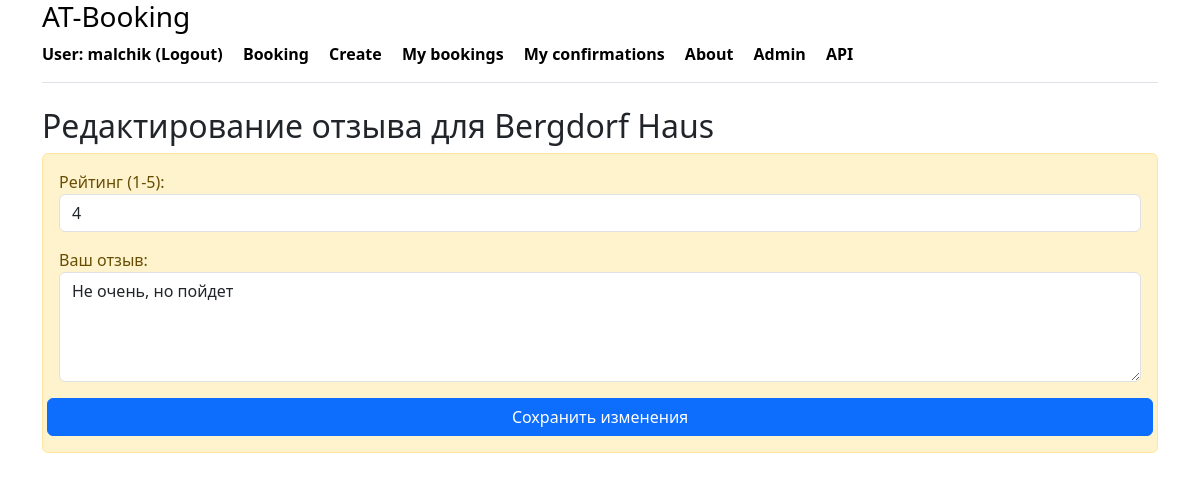
The page /review/edit/5/ (signed in) on the database as committed earlier.
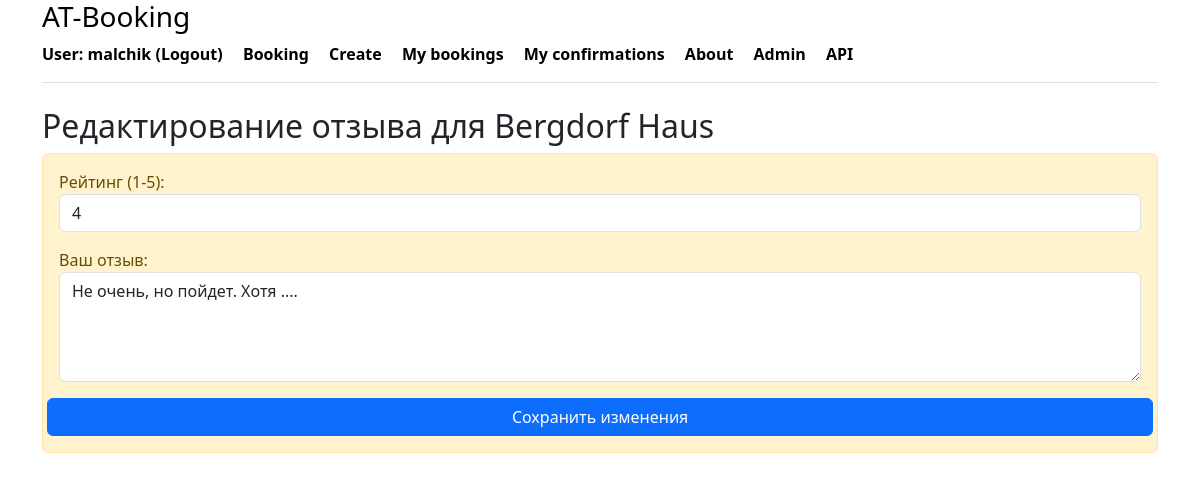
The same page on the database as committed later.
### booking/models.py (models this page shows, shortened)
class Review(models.Model):
    rating = models.IntegerField(_('Rating'))
    text = models.TextField(_('Review'))
    created_at = models.DateTimeField(auto_now_add=True)
    owner = models.ForeignKey(User, on_delete=models.CASCADE, related_name='reviews')
    housing = models.ForeignKey(Housing, on_delete=models.CASCADE, related_name='reviews')
    class Meta:
        verbose_name_plural = _('reviews')
        verbose_name = _('review')

class Housing(models.Model):
    class HousingType(models.TextChoices):
        APARTMENT = 'APARTMENT', 'Квартира'
        HOUSE = 'HOUSE', 'Дом'
        STUDIO = 'STUDIO', 'Студия'
        CASTLE = 'CASTLE', 'Замок'
        HOTEL = 'HOTEL', 'Гостиница'
        VILLA = 'VILLA', 'Вилла'
        COTTAGE = 'COTTAGE', 'Коттедж'
    name = models.CharField(_('Name of object'), max_length=100)
    type = models.CharField(
        _('Type of object'),
        max_length=20,
        choices=HousingType.choices,
        default=HousingType.APARTMENT
    )
    country = models.CharField(_('Country'), max_length=50)
    post_code = models.CharField(_('Postal code'), max_length=10)
    city = models.CharField(_('City'), max_length=50)
    street = models.CharField(_('Street'), max_length=50, null=True, blank=True)
    house_number = models.CharField(_('House number'), max_length=50, null=True, blank=True)
    rooms = models.IntegerField(_('Number of rooms'))
    description = models.TextField(_('Description'))
    price = models.DecimalField(_('Price'), max_digits=10, decimal_places=2)
    owner = models.ForeignKey(User, on_delete=models.CASCADE, related_name='owner_housings')
    is_visible = models.BooleanField(default=True)
    created_at = models.DateTimeField(auto_now_add=True)
    views = models.IntegerField(default=0)  # Поле для хранения количества просмотров
    class Meta:
        verbose_name_plural = _('housings')
        verbose_name = _('housing')
        indexes = [
            models.Index(fields=['type']),
            models.Index(fields=['price']),
        ]

### booking/views.py (the view)
# urls.py: path('review/edit/<int:review_id>/', edit_review, name='edit_review'),
@login_required
def edit_review(request, review_id):
    review = get_object_or_404(Review, pk=review_id, owner=request.user)
    if request.method == 'POST':
        form = ReviewForm(request.POST, instance=review)
        if form.is_valid():
            form.save()
            messages.success(request, 'Ваш отзыв был успешно обновлен.')
            return redirect('my_bookings')  # Возвращаем пользователя на страницу его бронирований
    else:
        form = ReviewForm(instance=review)
    return render(request, 'booking/edit_review.html', {
        'form': form,
        'review': review
    })

### booking/forms.py
class ReviewForm(forms.ModelForm):
    class Meta:
        model = Review
        fields = ['rating', 'text']
        widgets = {
            'rating': forms.NumberInput(attrs={'class': 'form-control', 'min': 1, 'max': 5}),
            'text': forms.Textarea(attrs={'class': 'form-control', 'rows': 4}),
        }
        labels = {
            'rating': 'Рейтинг (1-5)',
            'text': 'Ваш отзыв'
        }

### booking/templates/booking/edit_review.html (shortened to what this page needs)
{% extends 'booking/base.html' %}
{% block content %}
    <h2>Редактирование отзыва для {{ review.housing.name }}</h2>
    <div class="alert alert-warning mt-2">
        <form method="post">
            {{ form.as_p }}
            <div class="row">
                <button type="submit" class="btn btn-primary">Сохранить изменения</button>
            </div>
        </form>
    </div>
{% endblock %}

Rows that differ between the two databases and show on the page:
changed Review "Bergdorf Haus": text "Не очень, но пойдет" → "Не очень, но пойдет. Хотя ...."
